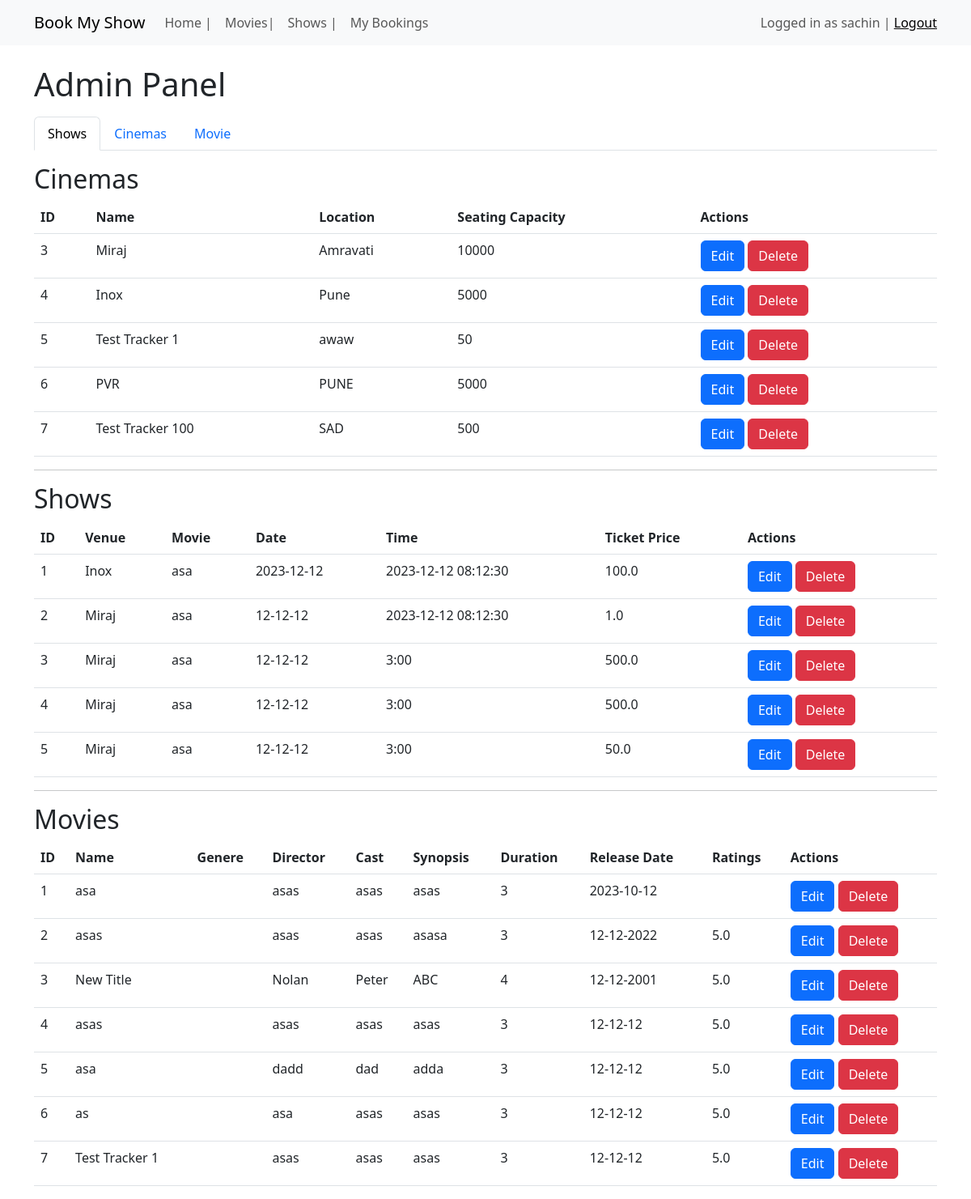
Page /admin (signed in) on the earlier database version.
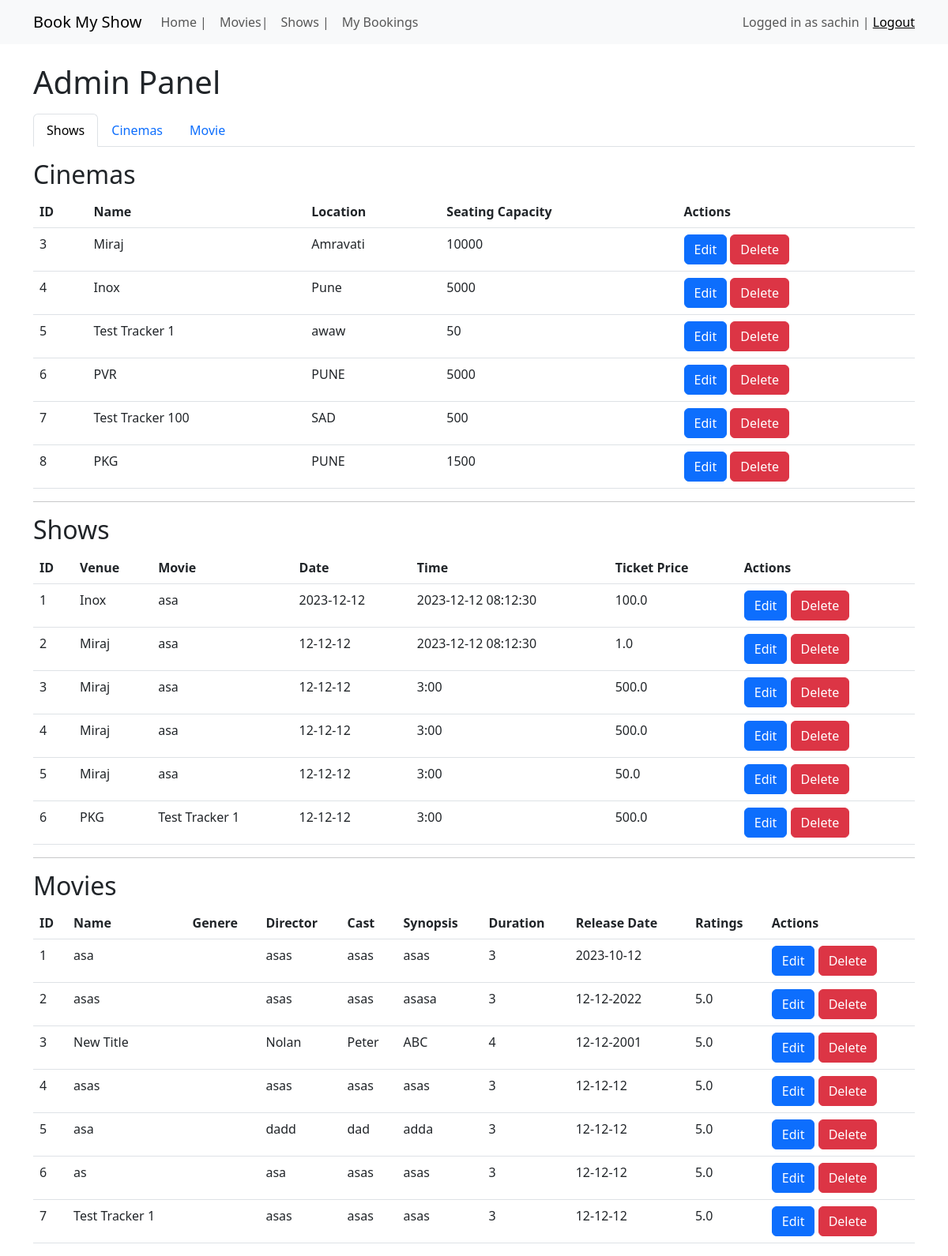
Same page on the later database version.
### application/models.py (models this page shows, shortened)
class Cinema(db.Model):
    id = db.Column(db.Integer, primary_key=True)
    name = db.Column(db.String(100), nullable=False)
    location = db.Column(db.String(100), nullable=False)
    seating_capacity = db.Column(db.Integer, nullable=False)
    showtimes = db.relationship('Showtime', backref='cinema', lazy=True)
    bookings = db.relationship('Booking', backref='cinema', lazy=True)

class Showtime(db.Model):
    id = db.Column(db.Integer, primary_key=True)
    movie_id = db.Column(db.Integer, db.ForeignKey('movie.id') )
    cinema_id = db.Column(db.Integer, db.ForeignKey('cinema.id'))
    date = db.Column(db.String)
    time = db.Column(db.String, nullable=False)
    ticket_price = db.Column(db.Float, nullable=False)
    bookings = db.relationship('Booking', backref='showtime', lazy=True)
    num_booked = db.Column(db.Integer, default=0)

class Movie(db.Model):
    id = db.Column(db.Integer, primary_key=True)
    name = db.Column(db.String(100), nullable=False)
    genre = db.Column(db.String(100), nullable=False)
    director = db.Column(db.String(100), nullable=False)
    cast = db.Column(db.String(1000), nullable=False)
    synopsis = db.Column(db.Text, nullable=False)
    duration = db.Column(db.Integer, nullable=False)
    release_date = db.Column(db.Text)
    rating = db.Column(db.Float, nullable=False)
    poster = db.Column(db.String(100))
    bookings = db.relationship('Booking', backref='movie', lazy=True)
    comments = db.relationship('Comment', backref='movie', lazy=True)
    likes = db.relationship('Like', backref='movie', lazy=True)
    showtimes = db.relationship('Showtime', backref='movie', lazy=True)

### application/controllers.py (the view, shortened to what this page needs)
@app.route('/admin', methods=['GET', 'POST'])
@login_required
def admin():
    if not current_user.is_admin:
        return redirect(url_for('home'))
    show_form = ShowForm()
    cinema_form = CinemaForm()
    movie_form = MovieForm()
    cinemas = Cinema.query.all()
    shows = Showtime.query.all()
    movies = Movie.query.all()
    return render_template('admin.html', shows=shows, cinemas=cinemas, show_form=show_form, cinema_form=cinema_form, movies=movies, movie_form=movie_form)

### application/controllers.py (called while the page is built)
@login_manager.user_loader
def load_user(user_id):
    return User.query.get(int(user_id))

### templates/admin.html
{% extends "base.html" %}
{% block content %}
<h1 class="mt-4 mb-3">Admin Panel</h1>
<ul class="nav nav-tabs mb-3">
    <li class="nav-item">
        <a class="nav-link active" data-toggle="tab" href="{{ url_for('add_show')}}">Shows</a>
    </li>
    <li class="nav-item">
        <a class="nav-link" data-toggle="tab" href="{{ url_for('add_cinema')}}">Cinemas</a>
    </li>
    <li class="nav-item">
        <a class="nav-link" data-toggle="tab" href="{{ url_for('add_movie')}}">Movie</a>
    </li>
</ul>
<div class="tab-content">
    <h2>Cinemas</h2>
    <table class="table">
        <thead>
            <tr>
                <th>ID</th>
                <th>Name</th>
                <th>Location</th>
                <th>Seating Capacity</th>
                <th>Actions</th>
            </tr>
        </thead>
        <tbody>
            {% for cinema in cinemas %}
                <tr>
                    <td>{{ cinema.id }}</td>
                    <td>{{ cinema.name }}</td>
                    <td>{{ cinema.location }}</td>
                    <td>{{ cinema.seating_capacity }}</td>
                    <td>
                        <a href="{{ url_for('edit_cinema', id=cinema.id) }}" class="btn btn-primary">Edit</a>
                        <a href="{{ url_for('delete_cinema', id=cinema.id) }}" class="btn btn-danger">Delete</a>
                    </td>
                </tr>
            {% endfor %}
        </tbody>
    </table>
    <hr>
    <h2>Shows</h2>
    <table class="table">
        <thead>
            <tr>
                <th>ID</th>
                <th>Venue</th>
                <th>Movie</th>
                <th>Date</th>
                <th>Time</th>
                <th>Ticket Price</th>
                <th>Actions</th>
            </tr>
        </thead>
        <tbody>
            {% for show in shows %}
                <tr>
                    <td>{{ show.id }}</td>
                    <td>{{ show.cinema.name }}</td>
                    <td>{{ show.movie.name }}</td>
                    <td>{{ show.date }}</td>
                    <td>{{ show.time }}</td>
                    <td>{{ show.ticket_price }}</td>
                    <td>
                        <a href="{{ url_for('edit_show', id=show.id) }}" class="btn btn-primary">Edit</a>
                        <a href="{{ url_for('delete_show', id=show.id) }}" class="btn btn-danger">Delete</a>
                </tr>
            {% endfor %}
        </tbody>
    </table>
    <hr>
    <h2>Movies</h2>
    <table class="table">
        <thead>
            <tr>
                <th>ID</th>
                <th>Name</th>
                <th>Genere</th>
                <th>Director</th>
                <th>Cast</th>
                <th>Synopsis</th>
                <th>Duration</th>
                <th>Release Date</th>
                <th>Ratings</th>
                <th>Actions</th>
            </tr>
        </thead>
        <tbody>
            {% for movie in movies %}
                <tr>
                    <td>{{ movie.id }}</td>
                    <td>{{ movie.name }}</td>
                    <td>{{ movie.genere }}</td>
                    <td>{{ movie.director }}</td>
                    <td>{{ movie.cast }}</td>
                    <td>{{ movie.synopsis }}</td>
                    <td>{{ movie.duration }}</td>
                    <td>{{ movie.release_date }}</td>
                    <td>{{ movie.rating }}</td>
                    <td>
                        <a href="{{ url_for('edit_movie', id=movie.id) }}" class="btn btn-primary">Edit</a>
                        <a href="{{ url_for('delete_movie', id=movie.id) }}" class="btn btn-danger">Delete</a>
                </tr>
            {% endfor %}
        </tbody>
</div>
    {% endblock %}

Differences in the rows shown:
added Cinema: id "8", name "PKG", location "PUNE", seating_capacity "1500"
added Showtime: id "6", cinema.name "PKG", movie.name "Test Tracker 1", date "12-12-12", time "3:00", ticket_price "500.0"
